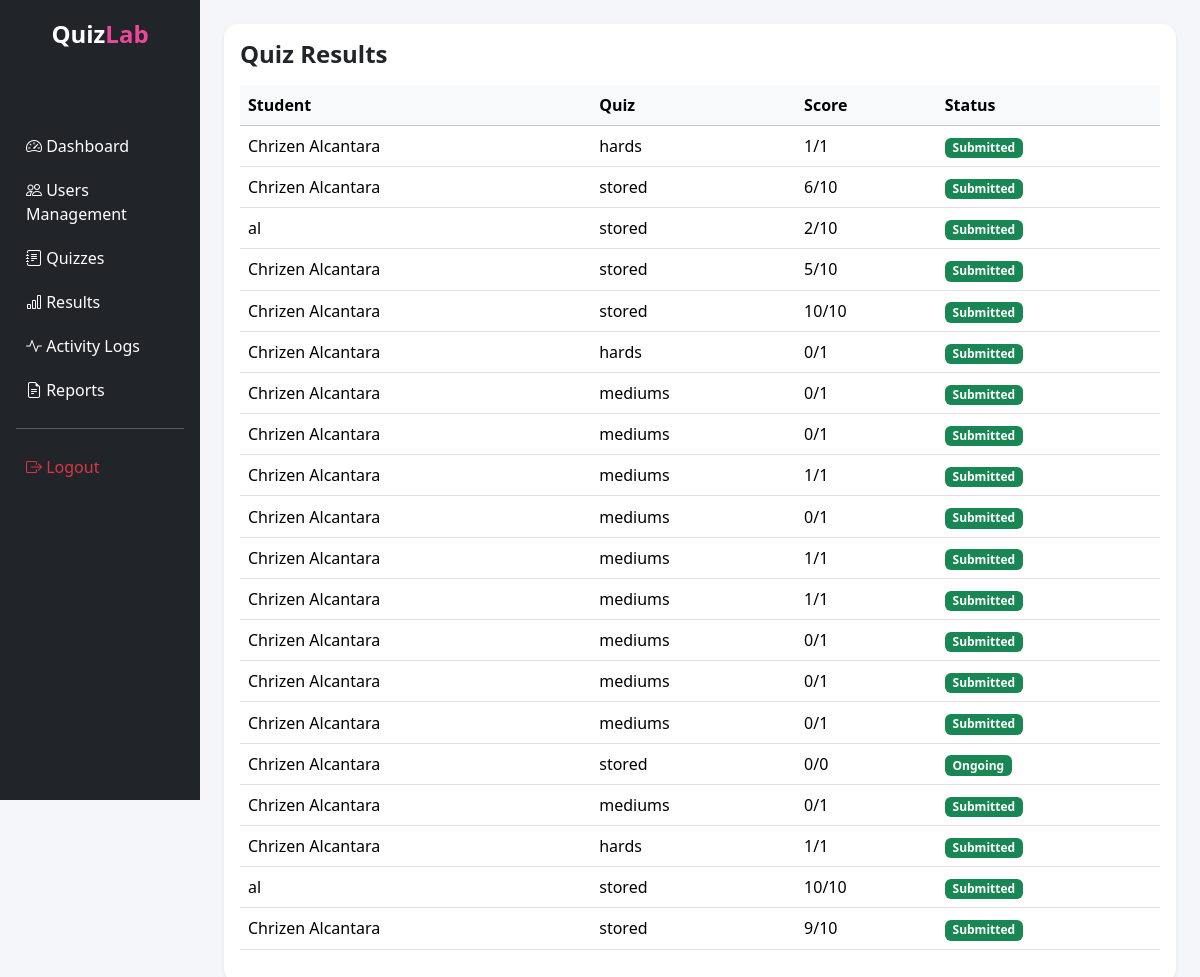
The app's page /frontend/admin/results.php, older data.
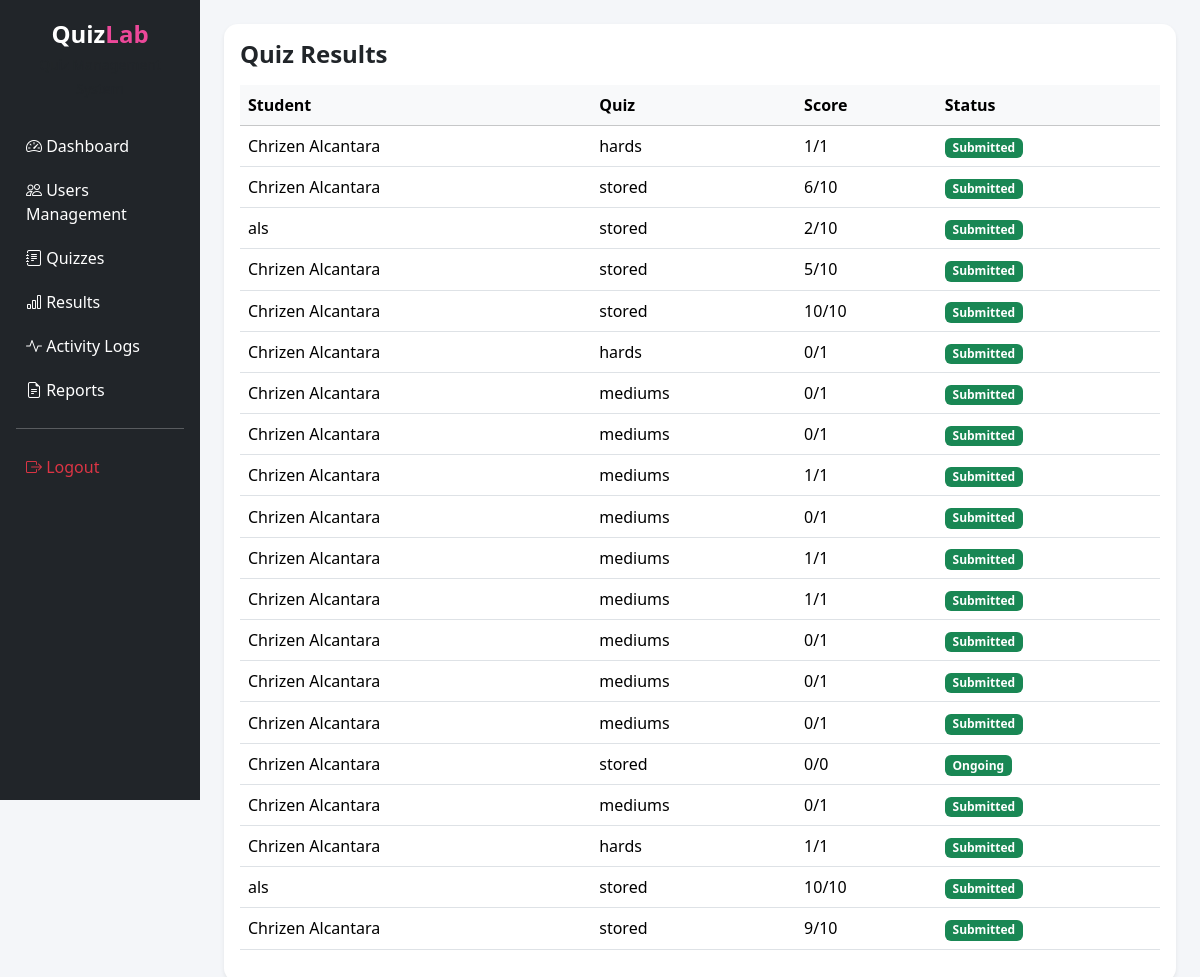
The same page, newer data.
### tables this page shows
CREATE TABLE `quiz_attempts` (
  `attempt_id` int(11) NOT NULL,
  `student_id` int(11) NOT NULL,
  `quiz_id` int(11) NOT NULL,
  `score` int(11) DEFAULT 0,
  `total_questions` int(11) DEFAULT 0,
  `status` enum('ongoing','submitted','timeout') NOT NULL DEFAULT 'ongoing',
  `submitted_at` timestamp NOT NULL DEFAULT current_timestamp()
);

CREATE TABLE `users` (
  `user_id` int(11) NOT NULL,
  `firstname` varchar(50) NOT NULL,
  `middlename` varchar(50) DEFAULT NULL,
  `lastname` varchar(50) NOT NULL,
  `email` varchar(100) NOT NULL,
  `password` varchar(255) NOT NULL,
  `role` enum('admin','teacher','student') NOT NULL,
  `profile_picture` varchar(255) DEFAULT NULL,
  `status` enum('active','inactive') DEFAULT 'active',
  `created_at` timestamp NOT NULL DEFAULT current_timestamp()
);

CREATE TABLE `quizzes` (
  `quiz_id` int(11) NOT NULL,
  `teacher_id` int(11) NOT NULL,
  `title` varchar(255) NOT NULL,
  `description` text DEFAULT NULL,
  `status` enum('draft','published') DEFAULT 'draft',
  `created_at` timestamp NOT NULL DEFAULT current_timestamp(),
  `quiz_type` enum('multiple_choice','identification','true_false','enumeration') NOT NULL DEFAULT 'multiple_choice',
  `difficulty` enum('easy','medium','hard') NOT NULL DEFAULT 'medium'
);

### frontend/admin/results.php (the view, shortened to what this page needs)
<?php
require_once "../../backend/database.php";
$stmt = $pdo->query("
SELECT
    qa.*,
    q.title,
    u.firstname,
    u.lastname
FROM quiz_attempts qa
JOIN quizzes q ON qa.quiz_id = q.quiz_id
JOIN users u ON qa.student_id = u.user_id
ORDER BY qa.attempt_id DESC
");
$results = $stmt->fetchAll(PDO::FETCH_ASSOC);
?>
<!DOCTYPE html>
<html lang="en">
<head>
    <link href="https://cdn.jsdelivr.net/npm/bootstrap@5.3.2/dist/css/bootstrap.min.css" rel="stylesheet">
    <link rel="stylesheet" href="https://cdn.jsdelivr.net/npm/bootstrap-icons@1.11.1/font/bootstrap-icons.css">
    <link rel="stylesheet" href="style.css">
</head>
<body style="background:#f4f6f9;">
    <div class="container-fluid">
        <div class="row">
            <div class="col-md-2 p-0">
                <?php include "nav.php"; ?>
            </div>
            <div class="col-md-10 p-4">
                <div class="card border-0 shadow-sm">
                    <div class="card-body">
                        <h4 class="fw-bold mb-3">Quiz Results</h4>
                        <div class="table-responsive dashboard-scroll">
                            <table class="table table-hover align-middle">
                                <thead class="table-light sticky-top">
                                    <tr>
                                        <th>Student</th>
                                        <th>Quiz</th>
                                        <th>Score</th>
                                        <th>Status</th>
                                    </tr>
                                </thead>
                                <tbody>
                                    <?php foreach ($results as $row): ?>
                                        <tr>
                                            <td>
                                                <?= htmlspecialchars($row['firstname']) ?>
                                                <?= htmlspecialchars($row['lastname']) ?>
                                            </td>
                                            <td><?= htmlspecialchars($row['title']) ?></td>
                                            <td><?= $row['score'] ?>/<?= $row['total_questions'] ?></td>
                                            <td>
                                                <span class="badge bg-success">
                                                    <?= ucfirst($row['status']) ?>
                                                </span>
                                            </td>
                                        </tr>
                                    <?php endforeach; ?>
                                </tbody>
                            </table>
                        </div>
                    </div>
                </div>
            </div>
        </div>
    </div>
</body>
</html>

Row changes from the older to the newer data that the page shows:
changed through a linked row, quiz_attempts (number 3 of 20 on the later page): student.firstname "al" → "als"
changed through a linked row, quiz_attempts (number 19 of 20 on the later page): student.firstname "al" → "als"
